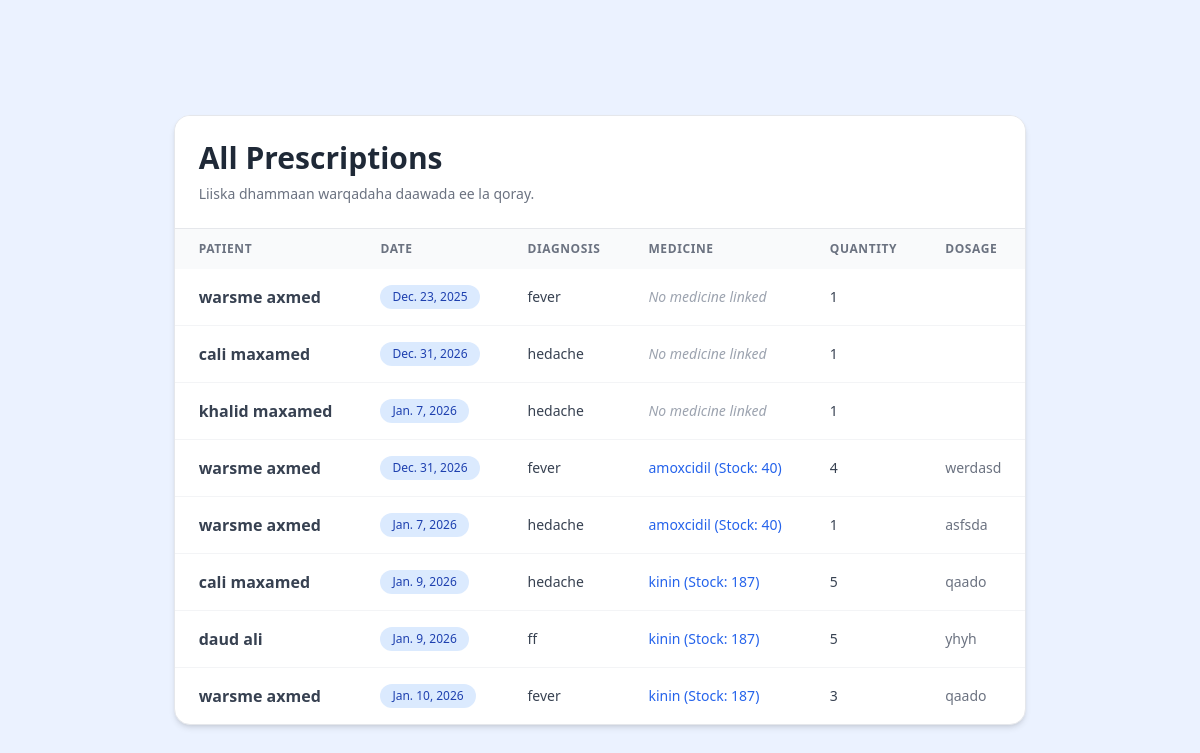
/prescriptions/, run on the app's committed database.
### core/models.py (models this page shows, shortened)
class Prescription(models.Model):
    appointment = models.OneToOneField(Appointment, on_delete=models.CASCADE)
    medicine = models.ForeignKey(Medicine, on_delete=models.CASCADE, related_name='prescriptions', null=True, blank=True)
    diagnosis = models.TextField()
    medicines = models.TextField(help_text="Qor dawooyinka, kuna kala sooc comma (,)", blank=True, null=True)
    dosage = models.TextField(help_text="Qor dose kasta", default="")
    notes = models.TextField(blank=True, null=True)
    quantity = models.PositiveIntegerField()  # 👈 INTA DAWOO

class Appointment(models.Model):
    doctor = models.ForeignKey(Doctor, on_delete=models.CASCADE)
    patient = models.ForeignKey(Patient, on_delete=models.CASCADE)
    date = models.DateField()
    TIME_SLOTS = (
        ('08:00', '08:00 AM'),
        ('09:00', '09:00 AM'),
        ('10:00', '10:00 AM'),
        ('11:00', '11:00 AM'),
        ('01:00', '01:00 AM'),
        ('12:00', '12:00 PM'),
        ('13:00', '01:00 PM'),
        ('14:00', '02:00 PM'),
        ('15:00', '03:00 PM'),
        ('16:00', '04:00 PM'),
        ('17:00', '05:00 PM'),
    )
    time = models.CharField(max_length=10, choices=TIME_SLOTS)
    status = models.CharField(max_length=20, default='Pending') # Pending, Completed, Cancelled
    class Meta:
        unique_together = ('doctor', 'date', 'time')

class Patient(models.Model):
    first_name = models.CharField(max_length=100)
    last_name = models.CharField(max_length=100)
    phone = models.CharField(max_length=20)
    def __str__(self):
        return f"{self.first_name} {self.last_name}"

class Medicine(models.Model):
    name = models.CharField(max_length=100)
    quantity = models.PositiveIntegerField(default=0)
    price = models.DecimalField(max_digits=10, decimal_places=2, default=0)
    description = models.TextField(blank=True, null=True)

### core/views.py (the view)
# urls.py: path('prescriptions/', views.prescription_list, name='prescription_list'),
def prescription_list(request):
    prescriptions = Prescription.objects.all()
    return render(request, 'prescription_list.html', {'prescriptions': prescriptions})

### templates/prescription_list.html
{% extends 'base.html' %}
{% block content %}
<div class="max-w-6xl mx-auto mt-10 bg-white rounded-2xl shadow-md border border-gray-200 overflow-hidden">
    <div class="p-6 border-b border-gray-200 flex flex-col md:flex-row justify-between items-start md:items-center bg-white">
        <div>
            <h2 class="text-3xl font-bold text-gray-800">All Prescriptions</h2>
            <p class="text-sm text-gray-500 mt-2">Liiska dhammaan warqadaha daawada ee la qoray.</p>
        </div>
    </div>
    <div class="overflow-x-auto">
        <table class="w-full text-left border-collapse">
            <thead>
                <tr class="bg-gray-50">
                    <th class="px-6 py-3 text-xs font-bold text-gray-500 uppercase tracking-wider">Patient</th>
                    <th class="px-6 py-3 text-xs font-bold text-gray-500 uppercase tracking-wider">Date</th>
                    <th class="px-6 py-3 text-xs font-bold text-gray-500 uppercase tracking-wider">Diagnosis</th>
                    <th class="px-6 py-3 text-xs font-bold text-gray-500 uppercase tracking-wider">Medicine</th>
                    <th class="px-6 py-3 text-xs font-bold text-gray-500 uppercase tracking-wider">Quantity</th>
                    <th class="px-6 py-3 text-xs font-bold text-gray-500 uppercase tracking-wider">Dosage</th>
                </tr>
            </thead>
            <tbody class="divide-y divide-gray-100">
                {% for p in prescriptions %}
                <tr class="hover:bg-blue-50 transition-colors duration-200">
                    <td class="px-6 py-4 font-semibold text-gray-700">{{ p.appointment.patient }}</td>
                    <td class="px-6 py-4 text-sm text-gray-600">
                        <span class="inline-flex items-center px-3 py-1 rounded-full text-xs font-medium bg-blue-100 text-blue-800">
                            {{ p.appointment.date }}
                        </span>
                    </td>
                    <td class="px-6 py-4 text-sm text-gray-700">{{ p.diagnosis }}</td>
                    <td class="px-6 py-4 text-sm font-medium text-blue-600">
                        {% if p.medicine %}
                            {{ p.medicine.name }} (Stock: {{ p.medicine.quantity }})
                        {% else %}
                            <span class="text-gray-400 italic">No medicine linked</span>
                        {% endif %}
                    </td>
                    <td class="px-6 py-4 text-sm text-gray-700">{{ p.quantity }}</td>
                    <td class="px-6 py-4 text-sm text-gray-500">{{ p.dosage }}</td>
                </tr>
                {% empty %}
                <tr>
                    <td colspan="6" class="px-6 py-12 text-center text-gray-400 italic">
                        No prescriptions found.
                    </td>
                </tr>
                {% endfor %}
            </tbody>
        </table>
    </div>
</div>
{% endblock %}

### data on the page
Prescription: appointment.patient "warsme axmed", appointment "Dec. 23, 2025", diagnosis "fever", shows "No medicine linked", quantity "1"
Prescription: appointment.patient "cali maxamed", appointment "Dec. 31, 2026", diagnosis "hedache", shows "No medicine linked", quantity "1"
Prescription: appointment.patient "khalid maxamed", appointment "Jan. 7, 2026", diagnosis "hedache", shows "No medicine linked", quantity "1"
Prescription: appointment.patient "warsme axmed", appointment "Dec. 31, 2026", diagnosis "fever", medicine.name "amoxcidil", medicine.quantity "40", quantity "4", dosage "werdasd"
Prescription: appointment.patient "warsme axmed", appointment "Jan. 7, 2026", diagnosis "hedache", medicine.name "amoxcidil", medicine.quantity "40", quantity "1", dosage "asfsda"
Prescription: appointment.patient "cali maxamed", appointment "Jan. 9, 2026", diagnosis "hedache", medicine.name "kinin", medicine.quantity "187", quantity "5", dosage "qaado"
Prescription: appointment.patient "daud ali", appointment "Jan. 9, 2026", diagnosis "ff", medicine.name "kinin", medicine.quantity "187", quantity "5", dosage "yhyh"
Prescription: appointment.patient "warsme axmed", appointment "Jan. 10, 2026", diagnosis "fever", medicine.name "kinin", medicine.quantity "187", quantity "3", dosage "qaado"
